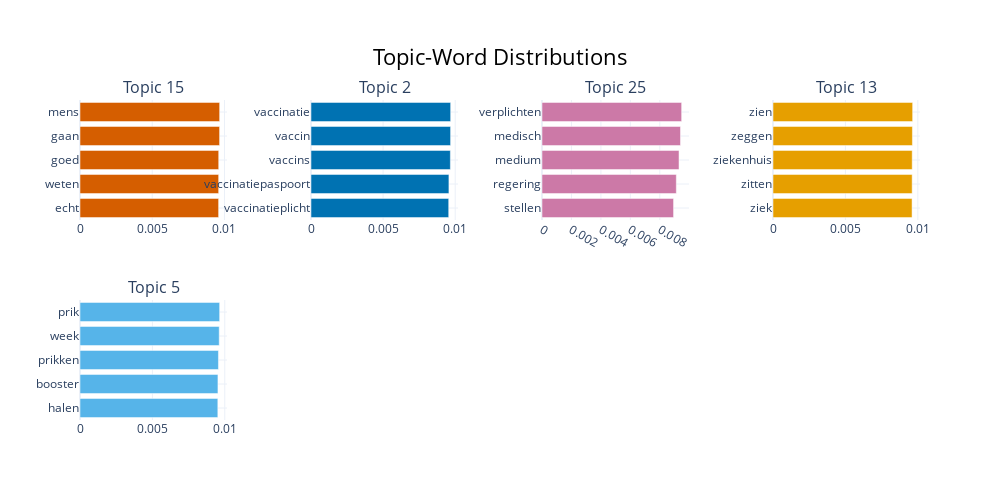

The notebook cell saved with this chart:
### Code cell
fig = model.visualize_topic(top_n=5)
fig.show()

### Figure 1 — Plotly figure (JSON) as saved in the notebook; plotly's stock layout.template omitted (floating-point values rounded to 4 significant figures)
{"data": [{"marker": {"color": "#D55E00"}, "orientation": "h", "type": "bar", "x": [0.009595, 0.009598, 0.009602, 0.009662, 0.009667], "xaxis": "x", "y": ["echt", "weten", "goed", "gaan", "mens"], "yaxis": "y"}, {"marker": {"color": "#0072B2"}, "orientation": "h", "type": "bar", "x": [0.00955, 0.009564, 0.009665, 0.00968, 0.009684], "xaxis": "x2", "y": ["vaccinatieplicht", "vaccinatiepaspoort", "vaccins", "vaccin", "vaccinatie"], "yaxis": "y2"}, {"marker": {"color": "#CC79A7"}, "orientation": "h", "type": "bar", "x": [0.008935, 0.009122, 0.009306, 0.009405, 0.009484], "xaxis": "x3", "y": ["stellen", "regering", "medium", "medisch", "verplichten"], "yaxis": "y3"}, {"marker": {"color": "#E69F00"}, "orientation": "h", "type": "bar", "x": [0.009603, 0.00961, 0.009613, 0.009627, 0.009643], "xaxis": "x4", "y": ["ziek", "zitten", "ziekenhuis", "zeggen", "zien"], "yaxis": "y4"}, {"marker": {"color": "#56B4E9"}, "orientation": "h", "type": "bar", "x": [0.009519, 0.009527, 0.009562, 0.009616, 0.009645], "xaxis": "x5", "y": ["halen", "booster", "prikken", "week", "prik"], "yaxis": "y5"}], "layout": {"annotations": [{"font": {"size": 16}, "showarrow": false, "text": "Topic 15", "x": 0.0875, "xanchor": "center", "xref": "paper", "y": 1, "yanchor": "bottom", "yref": "paper"}, {"font": {"size": 16}, "showarrow": false, "text": "Topic 2", "x": 0.3625, "xanchor": "center", "xref": "paper", "y": 1, "yanchor": "bottom", "yref": "paper"}, {"font": {"size": 16}, "showarrow": false, "text": "Topic 25", "x": 0.6375, "xanchor": "center", "xref": "paper", "y": 1, "yanchor": "bottom", "yref": "paper"}, {"font": {"size": 16}, "showarrow": false, "text": "Topic 13", "x": 0.9125, "xanchor": "center", "xref": "paper", "y": 1, "yanchor": "bottom", "yref": "paper"}, {"font": {"size": 16}, "showarrow": false, "text": "Topic 5", "x": 0.0875, "xanchor": "center", "xref": "paper", "y": 0.375, "yanchor": "bottom", "yref": "paper"}], "height": 500, "hoverlabel": {"bgcolor": "white", "font": {"family": "Rockwell", "size": 16}}, "showlegend": false, "title": {"font": {"color": "Black", "size": 22}, "text": "Topic-Word Distributions", "x": 0.5, "xanchor": "center", "yanchor": "top"}, "width": 1000, "xaxis": {"anchor": "y", "domain": [0, 0.175], "showgrid": true}, "xaxis2": {"anchor": "y2", "domain": [0.275, 0.45], "showgrid": true}, "xaxis3": {"anchor": "y3", "domain": [0.55, 0.725], "showgrid": true}, "xaxis4": {"anchor": "y4", "domain": [0.825, 1], "showgrid": true}, "xaxis5": {"anchor": "y5", "domain": [0, 0.175], "showgrid": true}, "xaxis6": {"anchor": "y6", "domain": [0.275, 0.45], "showgrid": true}, "xaxis7": {"anchor": "y7", "domain": [0.55, 0.725], "showgrid": true}, "xaxis8": {"anchor": "y8", "domain": [0.825, 1], "showgrid": true}, "yaxis": {"anchor": "x", "domain": [0.625, 1], "showgrid": true}, "yaxis2": {"anchor": "x2", "domain": [0.625, 1], "showgrid": true}, "yaxis3": {"anchor": "x3", "domain": [0.625, 1], "showgrid": true}, "yaxis4": {"anchor": "x4", "domain": [0.625, 1], "showgrid": true}, "yaxis5": {"anchor": "x5", "domain": [0, 0.375], "showgrid": true}, "yaxis6": {"anchor": "x6", "domain": [0, 0.375], "showgrid": true}, "yaxis7": {"anchor": "x7", "domain": [0, 0.375], "showgrid": true}, "yaxis8": {"anchor": "x8", "domain": [0, 0.375], "showgrid": true}}}
